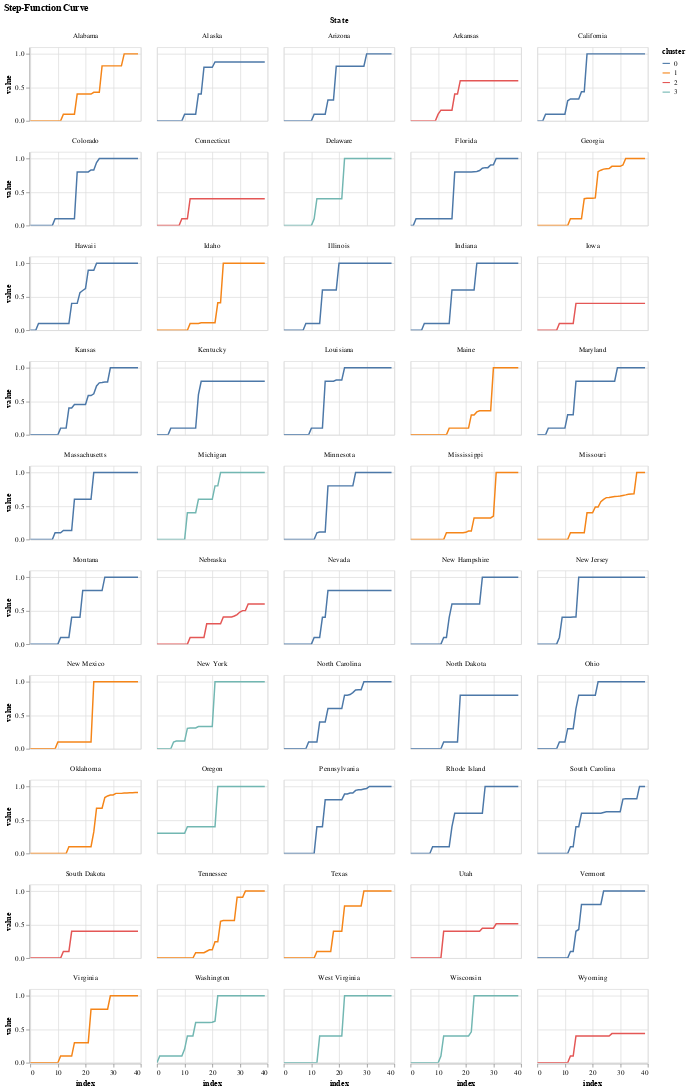

This figure's notebook cell:
### Code cell
chart = alt.Chart(tseries4plot_clust).mark_line().encode(
        x = alt.X("index"),
        y = alt.Y("value", scale=alt.Scale(0,1)),
        facet=alt.Facet('State:O', columns=5),
        color=alt.Color("cluster",type="nominal")
    )
chart.properties(width=150,height=100,title="Step-Function Curve").interactive()

### Figure 1 — Vega-Lite specification as saved in the notebook (floating-point values rounded to 4 significant figures; data arrays with more than 128 entries replaced by an {"elided": "..."} marker saying what was removed)
{"config": {"view": {"continuousWidth": 400, "continuousHeight": 300}}, "data": {"name": "data-8649b761ef4d1682786c2b8e366456a3"}, "mark": "line", "encoding": {"color": {"type": "nominal", "field": "cluster"}, "facet": {"type": "ordinal", "columns": 5, "field": "State"}, "x": {"type": "quantitative", "field": "index"}, "y": {"type": "quantitative", "field": "value", "scale": {"align": 0, "base": 1}}}, "height": 100, "selection": {"selector019": {"type": "interval", "bind": "scales", "encodings": ["x", "y"]}}, "title": "Step-Function Curve", "width": 150, "$schema": "https://vega.github.io/schema/vega-lite/v4.0.2.json", "datasets": {"data-8649b761ef4d1682786c2b8e366456a3": {"elided": "2000 records"}}}
